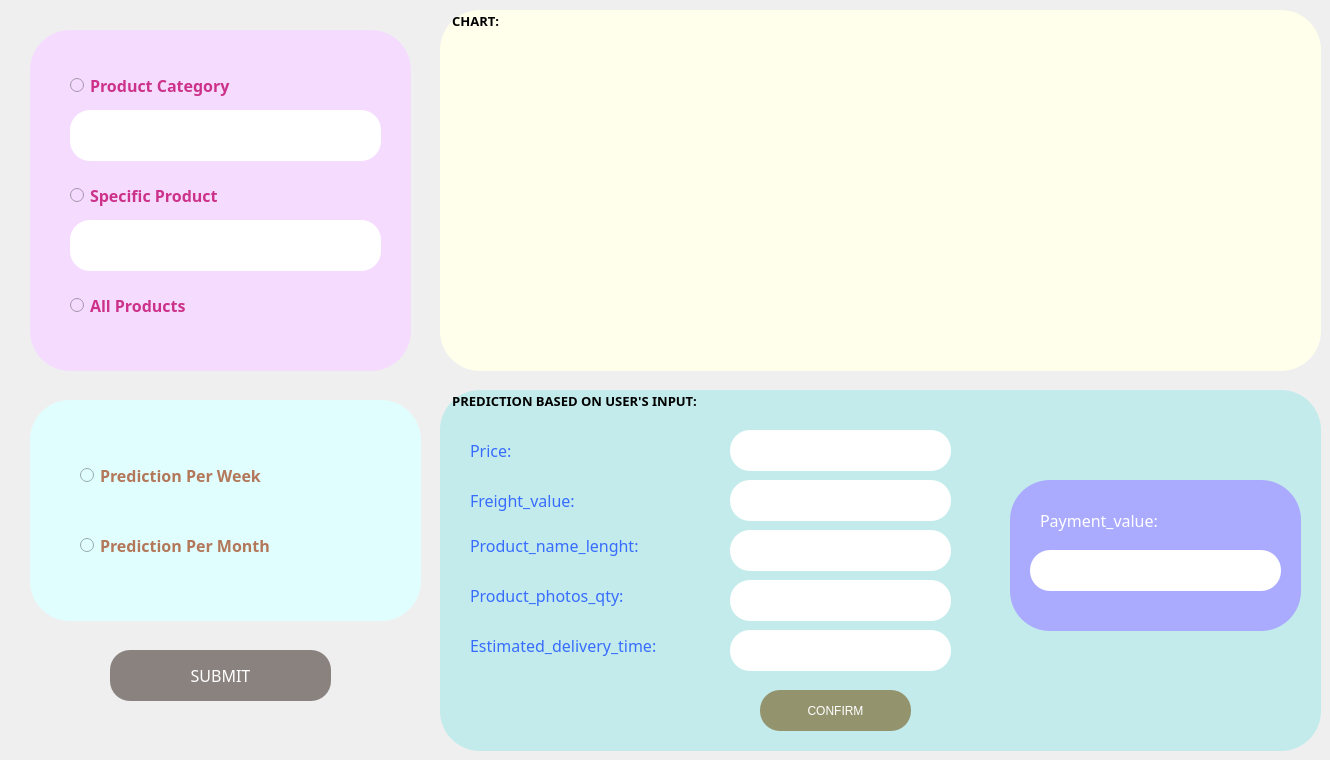
    <widget class="QWidget" name="PREDICT">
     <attribute name="icon">
      <iconset>
       <normaloff>../../../HKII NĂM 2/HỌC MÁY/FINAL/ICON/mainwindow/predictive.png</normaloff>../../../HKII NĂM 2/HỌC MÁY/FINAL/ICON/mainwindow/predictive.png</iconset>
     </attribute>
     <attribute name="title">
      <string>PREDICT</string>
     </attribute>
     <widget class="QGroupBox" name="groupBoxPredictSelection">
      <property name="geometry">
       <rect>
        <x>30</x>
        <y>30</y>
        <width>381</width>
        <height>341</height>
       </rect>
      </property>
      <property name="font">
       <font>
        <family>Sylfaen</family>
        <pointsize>10</pointsize>
        <weight>75</weight>
        <italic>false</italic>
        <bold>true</bold>
       </font>
      </property>
      <property name="styleSheet">
       <string notr="true">border-radius: 40px;background:rgb(245, 220, 255);
color: black</string>
      </property>
      <property name="title">
       <string/>
      </property>
      <widget class="QRadioButton" name="radioButtonSpecificProduct">
       <property name="geometry">
        <rect>
         <x>40</x>
         <y>140</y>
         <width>251</width>
         <height>51</height>
        </rect>
       </property>
       <property name="font">
        <font>
         <family>Sylfaen</family>
         <pointsize>12</pointsize>
         <weight>75</weight>
         <bold>true</bold>
        </font>
       </property>
       <property name="styleSheet">
        <string notr="true">color:rgb(204, 50, 137)</string>
       </property>
       <property name="text">
        <string>Specific Product</string>
       </property>
       <property name="icon">
        <iconset>
         <normaloff>../../../HKII NĂM 2/HỌC MÁY/FINAL/ICON/predict/Specific Product.png</normaloff>../../../HKII NĂM 2/HỌC MÁY/FINAL/ICON/predict/Specific Product.png</iconset>
       </property>
       <property name="iconSize">
        <size>
         <width>30</width>
         <height>30</height>
        </size>
       </property>
      </widget>
      <widget class="QRadioButton" name="radioButtonAllProducts">
       <property name="geometry">
        <rect>
         <x>40</x>
         <y>250</y>
         <width>251</width>
         <height>51</height>
        </rect>
       </property>
       <property name="font">
        <font>
         <family>Sylfaen</family>
         <pointsize>12</pointsize>
         <weight>75</weight>
         <bold>true</bold>
        </font>
       </property>
       <property name="styleSheet">
        <string notr="true">color:rgb(204, 50, 137)</string>
       </property>
       <property name="text">
        <string>All Products</string>
       </property>
       <property name="icon">
        <iconset>
         <normaloff>../../../HKII NĂM 2/HỌC MÁY/FINAL/ICON/predict/All Products.png</normaloff>../../../HKII NĂM 2/HỌC MÁY/FINAL/ICON/predict/All Products.png</iconset>
       </property>
       <property name="iconSize">
        <size>
         <width>30</width>
         <height>30</height>
        </size>
       </property>
      </widget>
      <widget class="QRadioButton" name="radioButtonProduct_category_name">
       <property name="geometry">
        <rect>
         <x>40</x>
         <y>30</y>
         <width>251</width>
         <height>51</height>
        </rect>
       </property>
       <property name="font">
        <font>
         <family>Sylfaen</family>
         <pointsize>12</pointsize>
         <weight>75</weight>
         <bold>true</bold>
        </font>
       </property>
       <property name="styleSheet">
        <string notr="true">color:rgb(204, 50, 137)</string>
       </property>
       <property name="text">
        <string>Product Category</string>
       </property>
       <property name="icon">
        <iconset>
         <normaloff>../../../HKII NĂM 2/HỌC MÁY/FINAL/ICON/predict/categories.png</normaloff>../../../HKII NĂM 2/HỌC MÁY/FINAL/ICON/predict/categories.png</iconset>
       </property>
       <property name="iconSize">
        <size>
         <width>30</width>
         <height>30</height>
        </size>
       </property>
      </widget>
      <widget class="QLineEdit" name="lineEditProduct_category_name">
       <property name="geometry">
        <rect>
         <x>40</x>
         <y>80</y>
         <width>311</width>
         <height>51</height>
        </rect>
       </property>
       <property name="font">
        <font>
         <family>Sylfaen</family>
         <pointsize>10</pointsize>
         <weight>50</weight>
         <bold>false</bold>
        </font>
       </property>
       <property name="styleSheet">
        <string notr="true">background: white; 
border-radius: 20px;
</string>
       </property>
       <property name="text">
        <string/>
       </property>
      </widget>
      <widget class="QLineEdit" name="lineEditSpecificProduct">
       <property name="geometry">
        <rect>
         <x>40</x>
         <y>190</y>
         <width>311</width>
         <height>51</height>
        </rect>
       </property>
       <property name="font">
        <font>
         <family>Sylfaen</family>
         <pointsize>10</pointsize>
         <weight>50</weight>
         <bold>false</bold>
        </font>
       </property>
       <property name="styleSheet">
        <string notr="true">background: white; 
border-radius: 20px;
</string>
       </property>
       <property name="text">
        <string/>
       </property>
      </widget>
     </widget>
     <widget class="QGroupBox" name="groupBoxTimePredict">
      <property name="geometry">
       <rect>
        <x>30</x>
        <y>400</y>
        <width>391</width>
        <height>221</height>
       </rect>
      </property>
      <property name="font">
       <font>
        <family>Sylfaen</family>
        <pointsize>10</pointsize>
        <weight>75</weight>
        <bold>true</bold>
       </font>
      </property>
      <property name="styleSheet">
       <string notr="true">border-radius: 40px;background:rgb(225, 254, 255);color: black</string>
      </property>
      <property name="title">
       <string/>
      </property>
      <widget class="QRadioButton" name="radioButtonWeek">
       <property name="geometry">
        <rect>
         <x>50</x>
         <y>50</y>
         <width>291</width>
         <height>51</height>
        </rect>
       </property>
       <property name="font">
        <font>
         <family>Sylfaen</family>
         <pointsize>12</pointsize>
         <weight>75</weight>
         <bold>true</bold>
        </font>
       </property>
       <property name="styleSheet">
        <string notr="true">color: rgb(179, 119, 89);</string>
       </property>
       <property name="text">
        <string>Prediction Per Week</string>
       </property>
       <property name="icon">
        <iconset>
         <normaloff>../../../HKII NĂM 2/HỌC MÁY/FINAL/ICON/predict/week.png</normaloff>../../../HKII NĂM 2/HỌC MÁY/FINAL/ICON/predict/week.png</iconset>
       </property>
       <property name="iconSize">
        <size>
         <width>30</width>
         <height>30</height>
        </size>
       </property>
      </widget>
      <widget class="QRadioButton" name="radioButtonMonth">
       <property name="geometry">
        <rect>
         <x>50</x>
         <y>120</y>
         <width>291</width>
         <height>51</height>
        </rect>
       </property>
       <property name="font">
        <font>
         <family>Sylfaen</family>
         <pointsize>12</pointsize>
         <weight>75</weight>
         <bold>true</bold>
        </font>
       </property>
       <property name="styleSheet">
        <string notr="true">color: rgb(179, 119, 89);</string>
       </property>
       <property name="text">
        <string>Prediction Per Month</string>
       </property>
       <property name="icon">
        <iconset>
         <normaloff>../../../HKII NĂM 2/HỌC MÁY/FINAL/ICON/predict/month.png</normaloff>../../../HKII NĂM 2/HỌC MÁY/FINAL/ICON/predict/month.png</iconset>
       </property>
       <property name="iconSize">
        <size>
         <width>30</width>
         <height>30</height>
        </size>
       </property>
      </widget>
     </widget>
     <widget class="QGroupBox" name="groupBoxChart">
      <property name="geometry">
       <rect>
        <x>440</x>
        <y>10</y>
        <width>881</width>
        <height>361</height>
       </rect>
      </property>
      <property name="font">
       <font>
        <family>Sylfaen</family>
        <pointsize>10</pointsize>
        <weight>75</weight>
        <bold>true</bold>
       </font>
      </property>
      <property name="styleSheet">
       <string notr="true">border-radius: 40px;background:rgb(255, 255, 235);color: black</string>
      </property>
      <property name="title">
       <string>   CHART:</string>
      </property>
      <widget class="QWidget" name="layoutWidget_17">
       <property name="geometry">
        <rect>
         <x>20</x>
         <y>20</y>
         <width>801</width>
         <height>311</height>
        </rect>
       </property>
       <layout class="QVBoxLayout" name="verticalLayoutChart"/>
      </widget>
     </widget>
     <widget class="QGroupBox" name="groupBoxRadiusPredictBasedOnUserInput">
      <property name="geometry">
       <rect>
        <x>440</x>
        <y>390</y>
        <width>881</width>
        <height>361</height>
       </rect>
      </property>
      <property name="font">
       <font>
        <family>Sylfaen</family>
        <pointsize>10</pointsize>
        <weight>75</weight>
        <bold>true</bold>
       </font>
      </property>
      <property name="styleSheet">
       <string notr="true">border-radius: 40px;background:rgb(195, 235, 235);color: black</string>
      </property>
      <property name="title">
       <string>   PREDICTION BASED ON USER'S INPUT:</string>
      </property>
      <widget class="QLabel" name="label">
       <property name="geometry">
        <rect>
         <x>30</x>
         <y>40</y>
         <width>101</width>
         <height>41</height>
        </rect>
       </property>
       <property name="font">
        <font>
         <family>Sitka</family>
         <pointsize>12</pointsize>
        </font>
       </property>
       <property name="styleSheet">
        <string notr="true">color: rgb(55, 108, 255);</string>
       </property>
       <property name="text">
        <string>Price:</string>
       </property>
      </widget>
      <widget class="QLineEdit" name="lineEditPrice">
       <property name="geometry">
        <rect>
         <x>290</x>
         <y>40</y>
         <width>221</width>
         <height>41</height>
        </rect>
       </property>
       <property name="font">
        <font>
         <family>Sylfaen</family>
         <pointsize>10</pointsize>
        </font>
       </property>
       <property name="styleSheet">
        <string notr="true">background-color: rgb(255, 255, 255); border-radius: 20px
</string>
       </property>
       <property name="text">
        <string/>
       </property>
      </widget>
      <widget class="QLabel" name="label_2">
       <property name="geometry">
        <rect>
         <x>30</x>
         <y>90</y>
         <width>151</width>
         <height>41</height>
        </rect>
       </property>
       <property name="font">
        <font>
         <family>Sitka</family>
         <pointsize>12</pointsize>
        </font>
       </property>
       <property name="styleSheet">
        <string notr="true">color: rgb(55, 108, 255);</string>
       </property>
       <property name="text">
        <string>Freight_value:</string>
       </property>
      </widget>
      <widget class="QLineEdit" name="lineEditFreight_value">
       <property name="geometry">
        <rect>
         <x>290</x>
         <y>90</y>
         <width>221</width>
         <height>41</height>
        </rect>
       </property>
       <property name="font">
        <font>
         <family>Sylfaen</family>
         <pointsize>10</pointsize>
        </font>
       </property>
       <property name="styleSheet">
        <string notr="true">background-color: rgb(255, 255, 255); border-radius: 20px
</string>
       </property>
      </widget>
      <widget class="QLabel" name="label_3">
       <property name="geometry">
        <rect>
         <x>30</x>
         <y>140</y>
         <width>231</width>
         <height>31</height>
        </rect>
       </property>
       <property name="font">
        <font>
         <family>Sitka</family>
         <pointsize>12</pointsize>
        </font>
       </property>
       <property name="styleSheet">
        <string notr="true">color: rgb(55, 108, 255);</string>
       </property>
       <property name="text">
        <string>Product_name_lenght:</string>
       </property>
      </widget>
      <widget class="QLineEdit" name="lineEditProduct_name_lenght">
       <property name="geometry">
        <rect>
         <x>290</x>
         <y>140</y>
         <width>221</width>
         <height>41</height>
        </rect>
       </property>
       <property name="font">
        <font>
         <family>Sylfaen</family>
         <pointsize>10</pointsize>
        </font>
       </property>
       <property name="styleSheet">
        <string notr="true">background-color: rgb(255, 255, 255); border-radius: 20px
</string>
       </property>
      </widget>
      <widget class="QLabel" name="label_4">
       <property name="geometry">
        <rect>
         <x>30</x>
         <y>190</y>
         <width>231</width>
         <height>31</height>
        </rect>
       </property>
       <property name="font">
        <font>
         <family>Sitka</family>
         <pointsize>12</pointsize>
        </font>
       </property>
       <property name="styleSheet">
        <string notr="true">color: rgb(55, 108, 255);</string>
       </property>
       <property name="text">
        <string>Product_photos_qty:</string>
       </property>
      </widget>
      <widget class="QLineEdit" name="lineEditProduct_photos_qty">
       <property name="geometry">
        <rect>
         <x>290</x>
         <y>190</y>
         <width>221</width>
         <height>41</height>
        </rect>
       </property>
       <property name="font">
        <font>
         <family>Sylfaen</family>
         <pointsize>10</pointsize>
        </font>
       </property>
       <property name="styleSheet">
        <string notr="true">background-color: rgb(255, 255, 255); border-radius: 20px
</string>
       </property>
      </widget>
      <widget class="QLabel" name="label_5">
       <property name="geometry">
        <rect>
         <x>30</x>
         <y>240</y>
         <width>271</width>
         <height>31</height>
        </rect>
       </property>
       <property name="font">
        <font>
         <family>Sitka</family>
         <pointsize>12</pointsize>
        </font>
       </property>
       <property name="styleSheet">
        <string notr="true">color: rgb(55, 108, 255);</string>
       </property>
       <property name="text">
        <string>Estimated_delivery_time:</string>
       </property>
      </widget>
      <widget class="QLineEdit" name="lineEditEstimated_delivery_time">
       <property name="geometry">
        <rect>
         <x>290</x>
         <y>240</y>
         <width>221</width>
         <height>41</height>
        </rect>
       </property>
       <property name="font">
        <font>
         <family>Sylfaen</family>
         <pointsize>10</pointsize>
        </font>
       </property>
       <property name="styleSheet">
        <string notr="true">background-color: rgb(255, 255, 255); border-radius: 20px
</string>
       </property>
      </widget>
      <widget class="QPushButton" name="pushButtonConfirm">
       <property name="geometry">
        <rect>
         <x>320</x>
         <y>300</y>
         <width>151</width>
         <height>41</height>
        </rect>
       </property>
       <property name="styleSheet">
        <string notr="true">QPushButton#pushButtonConfirm{font: 63 12pt &quot;Sitka Small Semibold&quot;;
border-radius: 20px;
background:rgb(147, 147, 110); color:WHITE}

QPushButton#pushButtonConfirm:pressed{
	padding-left: 5px;
	padding-top: 5px;
	background-color:rgb(106, 106, 0);}
QPushButton#pushButtonConfirm:hover{background-color: rgb(221, 225, 171);color:BLACK;}
</string>
       </property>
       <property name="text">
        <string>CONFIRM</string>
       </property>
      </widget>
      <widget class="QGroupBox" name="groupBoxPayment_value">
       <property name="geometry">
        <rect>
         <x>570</x>
         <y>90</y>
         <width>291</width>
         <height>151</height>
        </rect>
       </property>
       <property name="styleSheet">
        <string notr="true">background-color: rgb(170, 170, 255);</string>
       </property>
       <property name="title">
        <string/>
       </property>
       <widget class="QLabel" name="label_6">
        <property name="geometry">
         <rect>
          <x>30</x>
          <y>20</y>
          <width>181</width>
          <height>41</height>
         </rect>
        </property>
        <property name="font">
         <font>
          <family>Sitka</family>
          <pointsize>12</pointsize>
         </font>
        </property>
        <property name="styleSheet">
         <string notr="true">color:rgb(255, 255, 255)</string>
        </property>
        <property name="text">
         <string>Payment_value:</string>
        </property>
       </widget>
       <widget class="QLineEdit" name="lineEditPayment_value">
        <property name="geometry">
         <rect>
          <x>20</x>
          <y>70</y>
          <width>251</width>
          <height>41</height>
         </rect>
        </property>
        <property name="font">
         <font>
          <family>Sylfaen</family>
          <pointsize>10</pointsize>
         </font>
        </property>
        <property name="styleSheet">
         <string notr="true">background-color: rgb(255, 255, 255); border-radius: 20px
</string>
        </property>
        <property name="text">
         <string/>
        </property>
       </widget>
      </widget>
     </widget>
     <widget class="QPushButton" name="pushButtonSubmit">
      <property name="geometry">
       <rect>
        <x>110</x>
        <y>650</y>
        <width>221</width>
        <height>51</height>
       </rect>
      </property>
      <property name="font">
       <font>
        <family>Sitka Small Semibold</family>
        <pointsize>12</pointsize>
        <weight>7</weight>
        <italic>false</italic>
        <bold>false</bold>
       </font>
      </property>
      <property name="styleSheet">
       <string notr="true">QPushButton#pushButtonSubmit{font: 63 12pt &quot;Sitka Small Semibold&quot;;
border-radius: 20px;
background:rgb(138, 130, 127); color:WHITE}

QPushButton#pushButtonSubmit:pressed{
	padding-left: 5px;
	padding-top: 5px;
	background-color:rgb(106, 106, 0);}
QPushButton#pushButtonSubmit:hover{background-color: rgb(214, 200, 195);color:BLACK;}
</string>
      </property>
      <property name="text">
       <string>SUBMIT</string>
      </property>
     </widget>
    </widget>
